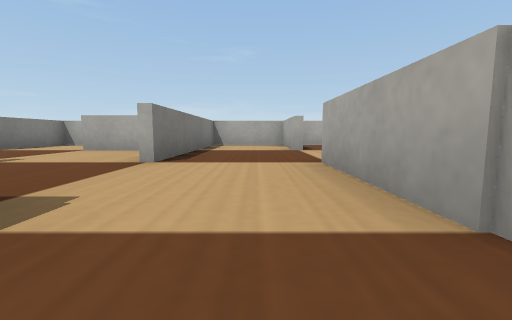
[1] (above)

24 first-person views from a walk through a Webots world. The camera is 0.04 m above the floor, tilts 6° down and sees 90° across. The floor is counted in squares, 0.1 m on a side. Each view is taken from the middle of a square. On the plan, view 1 faces up. The plan holds only what a view shows up to about 9 squares ahead; the rest is blank. The robots in the file are not drawn. Simple shapes and patterns stand in for the simulator's stock objects.

[2]
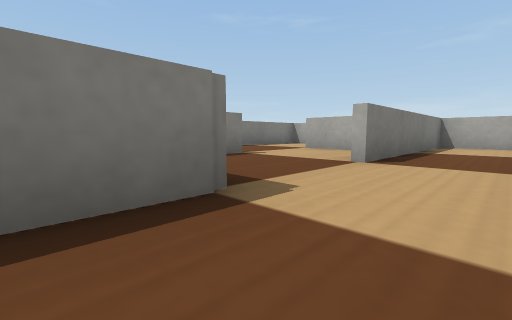

[3]
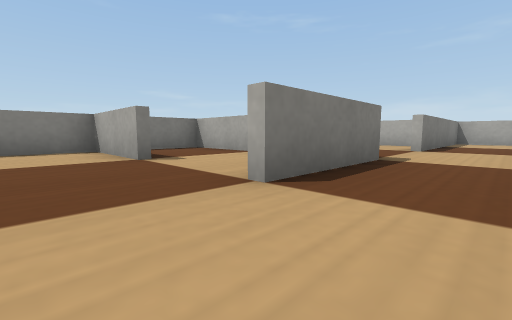

[4]
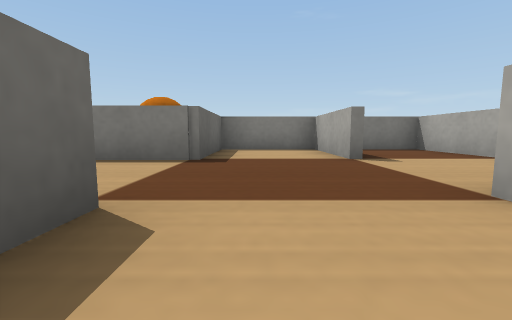

[5]
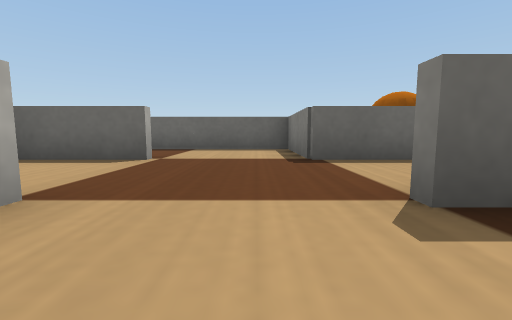

[6]
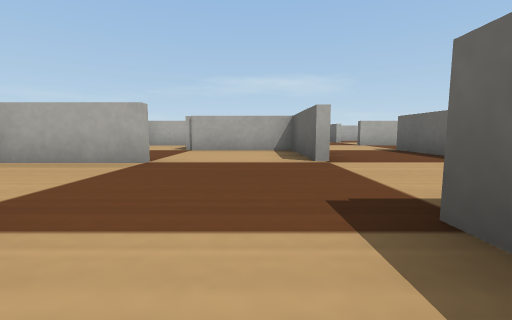

[7]
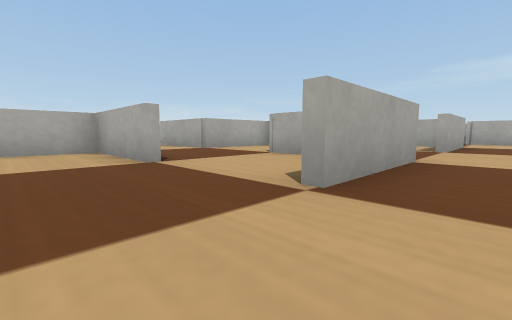

[8]
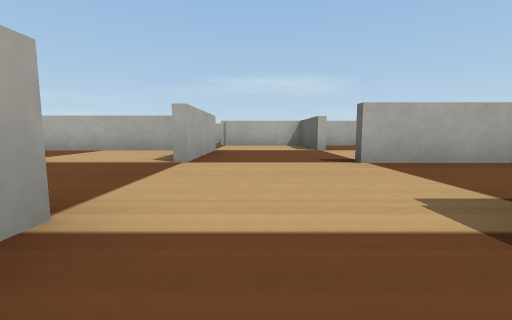

[9]
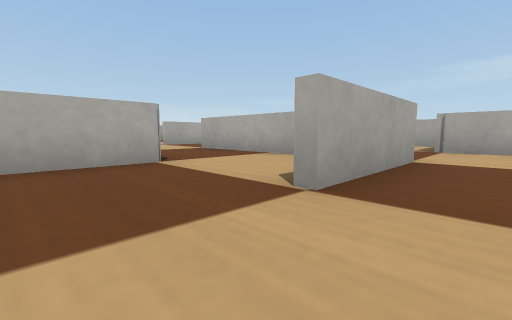

[10]
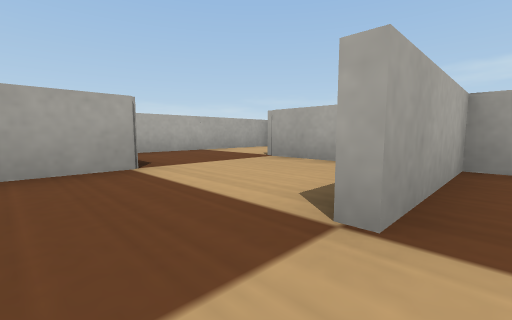

[11]
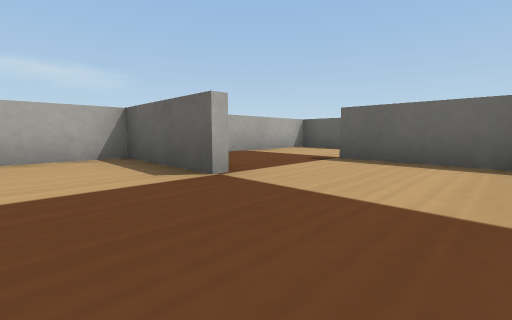

[12]
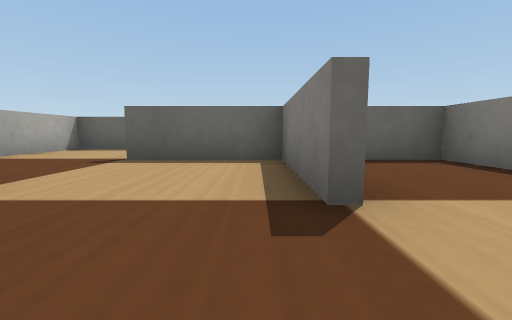

[13]
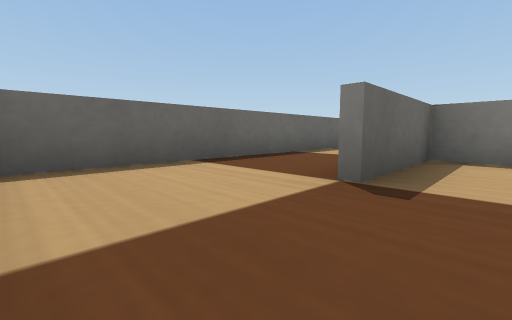

[14]
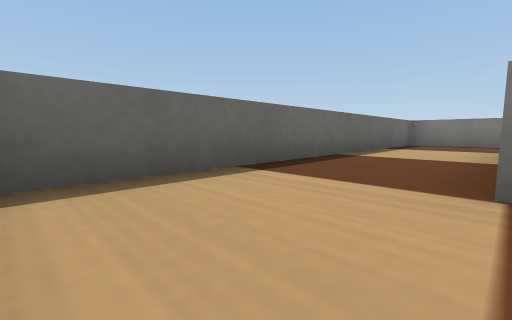

[15]
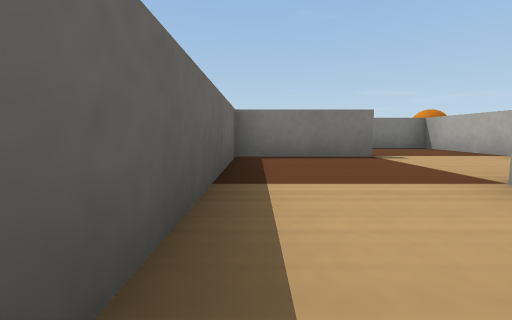

[16]
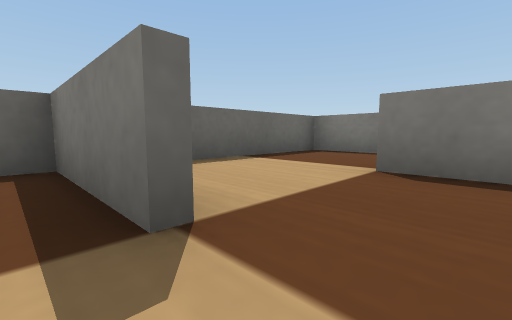

[17]
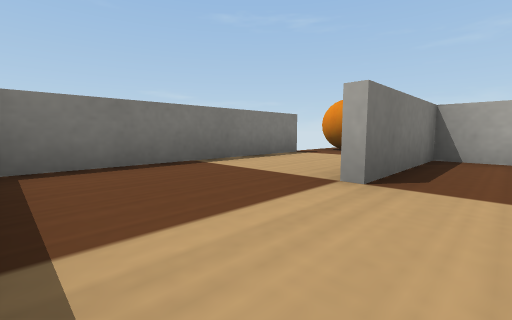

[18]
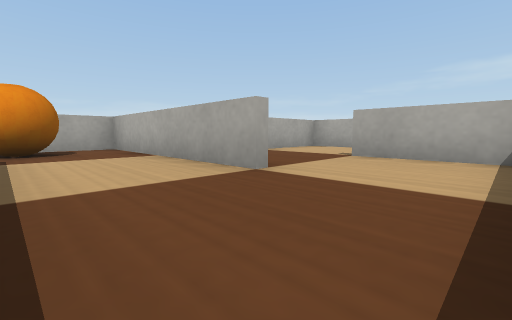

[19]
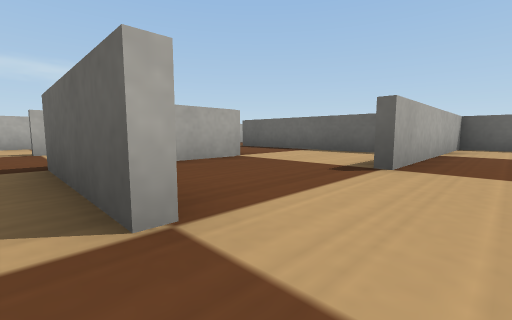

[20]
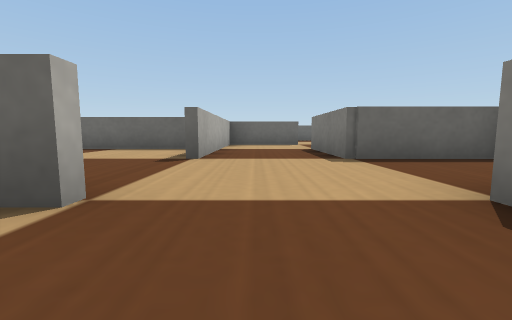

[21]
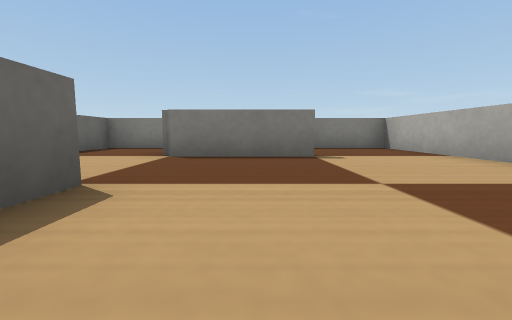

[22]
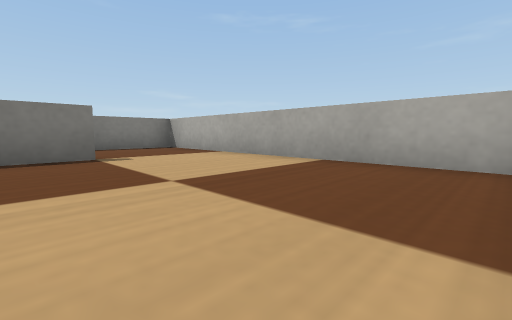

[23]
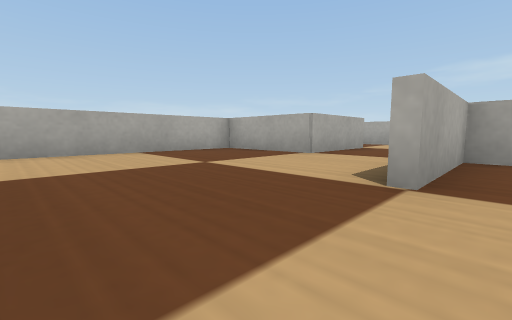

[24]
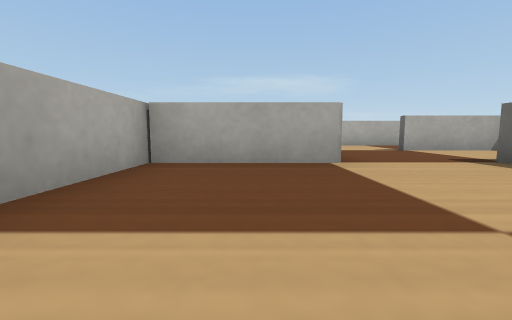

### Floor plan
Points are (right, up) in squares from view 1. A wall is a line through its corners. A room is listed if a view was taken in it or the views show most of it. See-through windows are left out.
Room 1 (views 1, 2, 3, 4)
walls: (0.9, 1) (0.9, 3.5); (-1.4, 1.2) (-1.4, -1.5); (-0.5, -3.8) (0.9, -3.8) (0.9, -1.2)
ways out: opening at (1, -0.1) to room 12; opening at (-1, 2.5)
Room 2 (view 5)
walls: (-4.5, -1.3) (-3.9, -1.3); (-1.6, -1.6) (-1.6, 1) (-6.3, 1) (-6.3, -0.4)
ways out: opening at (-2.5, -1) to room 3
Room 3 (view 6)
walls: (-3.9, -1.5) (-6.3, -1.5) (-6.3, -3.8) (-3.8, -3.8)
ways out: opening at (-2.5, -1) to room 2
Room 4 (view 7)
walls: (-3.8, -3.8) (-3.8, -6.4) (-1.6, -6.4)
Room 5 (view 8)
walls: (-0.4, -6.4) (1.3, -6.4); (1.3, -4.1) (-0.4, -4.1)
Room 6 (view 9)
walls: (1.1, -7.8) (1.1, -8.9) (2.4, -8.9); (3.4, -8.5) (3.4, -6.4)
ways out: opening at (4, -5.5) to room 8
Room 7 (views 10, 13, 14, 15)
walls: (3.6, -6.4) (3.6, -8.9) (6, -8.9); (-1.4, -8.9) (-1.4, -11.3) (8.4, -11.3) (8.4, -6.7) (6, -6.7)
ways out: opening at (5.5, -7) to room 8; opening at (0, -9) to room 9
Room 8 (views 11, 12)
walls: (6.1, -4.1) (3.5, -4.1); (6, -6.4) (8.4, -6.4) (8.4, -3.8)
ways out: opening at (4, -5.5) to room 6; opening at (5.5, -7) to room 7; opening at (7.5, -4) to room 14
Room 9 (view 16)
walls: (0.9, -7.9) (0.9, -6.7) (-1.1, -6.7)
ways out: opening at (0, -9) to room 7; opening at (-1, -7.5) to room 10
Room 10 (view 17)
walls: (-1.6, -11.1) (-1.6, -9); (-4.4, -11.3) (-3, -11.3); (-1.4, -6.7) (-3.8, -6.7) (-3.8, -9)
ways out: opening at (-1, -7.5) to room 9; opening at (-4, -10) to room 11
Room 11 (view 18)
walls: (-6.3, -6.4) (-6.3, -11.3) (-4.4, -11.3); (-4, -9) (-4, -4.1) (-5.4, -4.1)
ways out: opening at (-4, -10) to room 10
objects: ball (-6, -5) to (-5, -5)
Room 12 (views 19, 23)
walls: (3.4, -0.8) (3.4, 1) (0.9, 1); (1.1, 2.6) (1.1, 1.1) (3.6, 1.1) (3.6, -1.5) (1.9, -1.5); (3.5, -3.8) (6, -3.8) (6, 1); (3.6, 4.4) (3.6, 3.2); (-0.4, -4.1) (-1.4, -4.1); (8.4, 0.9) (8.4, 3.4) (6, 3.4); (-1.4, -3.8) (-0.5, -3.8); (-1.4, 4.5) (-1.4, 3.5); (-1.6, -6.4) (-0.4, -6.4)
ways out: opening at (1, -0.1) to room 1; opening at (7.5, 1)
Room 13 (views 20, 21, 22, 24)
walls: (3.6, 6.1) (3.6, 4.4); (6, 3.7) (8.6, 3.7); (8.4, 5.9) (8.4, 8.5) (1, 8.5); (1.1, 8.5) (1.1, 6.5)
ways out: opening at (9, 5) to room 15
Room 14 (no view inside)
walls: (10.9, -3.5) (10.9, -2.9); (10.9, -1.5) (6.9, -1.5)
ways out: opening at (7.5, -4) to room 8
Room 15 (no view inside)
walls: (11, 5.9) (8.4, 5.9); (10.9, 1.4) (10.9, 3.6)
ways out: opening at (9, 5) to room 13; opening at (11, 4.5)
Room 16 (no view inside)
walls: (0.9, 6) (0.9, 8.2); (1, 8.5) (-1.4, 8.5) (-1.4, 4.5)

Positions as (right, up) in squares from view 1, and headings:
1: (0, 0), facing up
2: (0, 0), facing up-left
3: (0, -3), facing up-left
4: (0, -3), facing left
5: (-3, 0), facing down
6: (-5, -3), facing right
7: (-3, -5), facing up-right
8: (0, -5), facing right
9: (2, -5), facing up-right
10: (5, -7), facing up-right
11: (4, -5), facing down-right
12: (4, -5), facing down
13: (8, -8), facing down-left
14: (8, -9), facing down-left
15: (3, -11), facing left
16: (-1, -8), facing down-left
17: (-3, -11), facing up-left
18: (-6, -11), facing up-right
19: (5, 4), facing down-right
20: (5, 5), facing down
21: (8, 5), facing left
22: (8, 5), facing up-left
23: (4, 3), facing up-right
24: (5, 7), facing right
